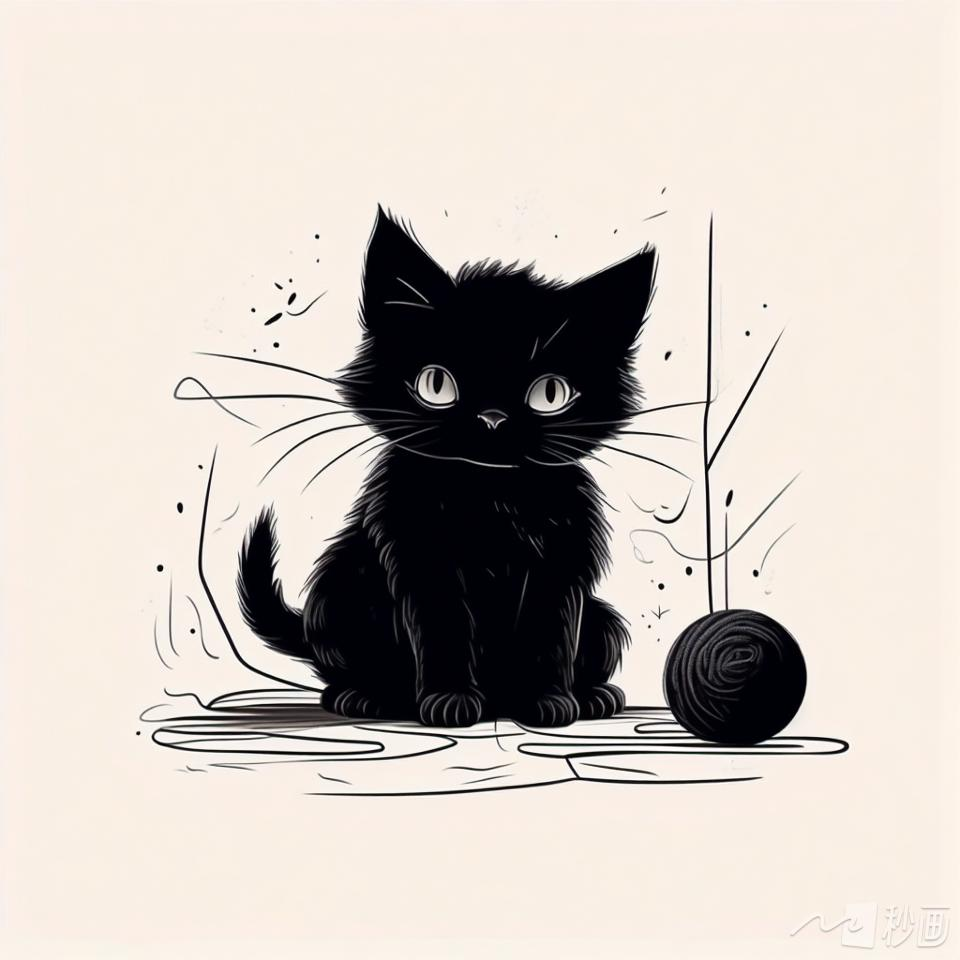
#> input picture helloOpenCV/cv_part3/res/cat.png, 960 x 960 px
$ python '02图像的几何变换.py'
#> lines starting #> are read from the running program, lines starting #| are printed output that depends on the picture; after the words box and inside, x2 and y2 are one past the last pixel; in counts of white or black regions, pixels touching at a corner belong together
import cv2 as cv
import numpy as np
from matplotlib import pyplot as plt


# 变换
# OpenCV 提供了两个变换函数， cv.warpAffine 和 cv.getPerspectiveTransform ，用这两个函数就可以完成所有类型的变换。
# cv.warpAffine 输入为 2x3 的变换矩阵， cv.getPerspectiveTransform 输入为 2x3 的变换矩阵。

# 缩放
# 缩放是调整图片的大小。 OpenCV 使用 cv.resize() 函数进行调整。可以手动指定图像的大小，也可以指定比例因子。
# 可以使用不同的插值方法。对于下采样(图像上缩小)，最合适的插值方法是 cv.INTER_AREA 对于上采样(放大),最好的方法是 cv.INTER_CUBIC （速度较慢）和 cv.INTER_LINEAR (速度较快)。
# 默认情况下，所使用的插值方法都是 cv.INTER_AREA 。你可以使用如下方法调整输入图片大小：
def scaling():
    img = cv.imread('./res/cat.png')
#> img is the input picture: shape (960, 960, 3); mean B, G, R 191.5, 198.6, 206.5
    # res = cv.resize(img,None,fx=2, fy=2, interpolation = cv.INTER_CUBIC)
    res = cv.resize(img, None, fx=0.3, fy=0.3, interpolation=cv.INTER_CUBIC)
    cv.imshow(res.shape.__str__(), res)
    cv.waitKey(0)
    # OR
    height, width = img.shape[:2]
#> height = 960; width = 960
    # res = cv.resize(img,(2*width, 2*height), interpolation = cv.INTER_CUBIC)
    size = (int(width * 0.5), int(height * 0.5))
#> size = (480, 480)
    res = cv.resize(img, size, interpolation=cv.INTER_AREA)
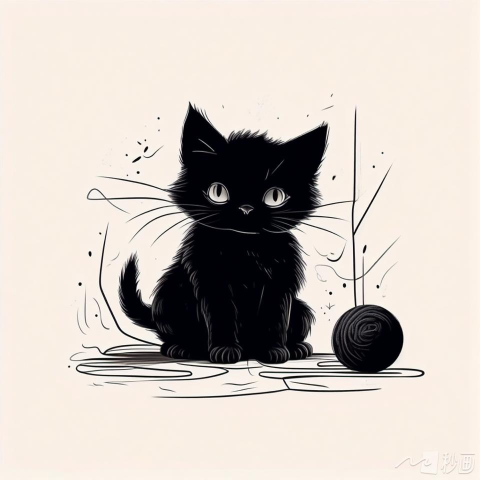
#> res: shape (480, 480, 3); mean B, G, R 191.6, 198.6, 206.5
    cv.imshow(res.shape.__str__(), res)
    cv.waitKey(0)


# 平移变换
# cv.warpAffine 函数的第三个参数是输出图像的大小，其形式应为（宽度、高度）。记住宽度=列数，高度=行数。
def translation():
    # 缩放
    img = cv.imread('./res/cat.png', 0)
#> img: shape (960, 960); min 0, max 255, mean 199.4
    rows, cols = img.shape
#> rows = 960; cols = 960
    M = np.float32([[1, 0, 100], [0, 1, 50]])
    dst = cv.warpAffine(img, M, (cols, rows))
    cv.imshow('img', dst)
    cv.waitKey(0)
    cv.destroyAllWindows()


# 旋转
def rotation():
    img = cv.imread('./res/cat.png', cv.IMREAD_GRAYSCALE)
    rows, cols = img.shape
#> rows = 960; cols = 960
    # cols-1 and rows-1 are the coordinate limits.
    M = cv.getRotationMatrix2D(((cols - 1) / 2.0, (rows - 1) / 2.0), 90, 1)
    dst = cv.warpAffine(img, M, (cols, rows))
    cv.imshow('img', dst)
    cv.waitKey(0)
    cv.destroyAllWindows()


# 仿射变换
# 在仿射变换中，原始图像中的所有平行线在输出图像中仍然是平行的。
# 为了找到变换矩阵，我们需要从输入图像中取三个点及其在输出图像中的对应位置。
# 然后 cv.getPerspectiveTransform 将创建一个 2x3 矩阵，该矩阵将传递给 cv.warpAffine。
def affine():
    img = cv.imread('./res/drawing.png')
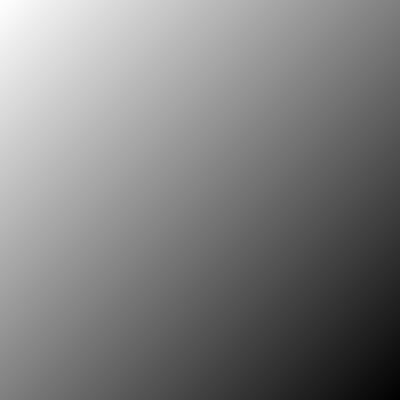
#> input picture helloOpenCV/cv_part3/res/drawing.png, 400 x 400 px
#> img is the input picture: shape (400, 400, 3); min 0, max 254, mean 127.4
    rows, cols, ch = img.shape
#> rows = 400; cols = 400; ch = 3
    pts1 = np.float32([[50, 50], [200, 50], [50, 200]])
    for pt in pts1:
        cv.circle(img, (int(pt[0]), int(pt[1])), 5, (0, 0, 255), -1)
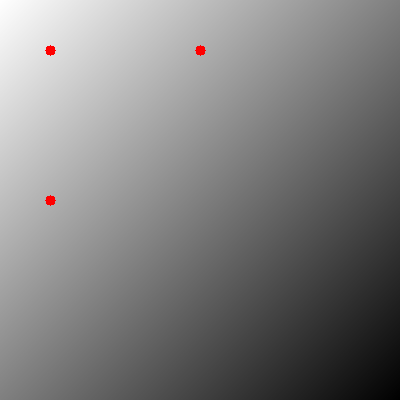
#> img: shape (400, 400, 3); 0.15% of pixels changed, all inside (x1, y1, x2, y2) = (45, 45, 206, 206)
    pts2 = np.float32([[10, 100], [200, 50], [100, 250]])
    M = cv.getAffineTransform(pts1, pts2)
#> M = [[1.27, 0.6, -83.33], [-0.333, 1, 66.67]]
    dst = cv.warpAffine(img, M, (cols * 2, rows * 2))
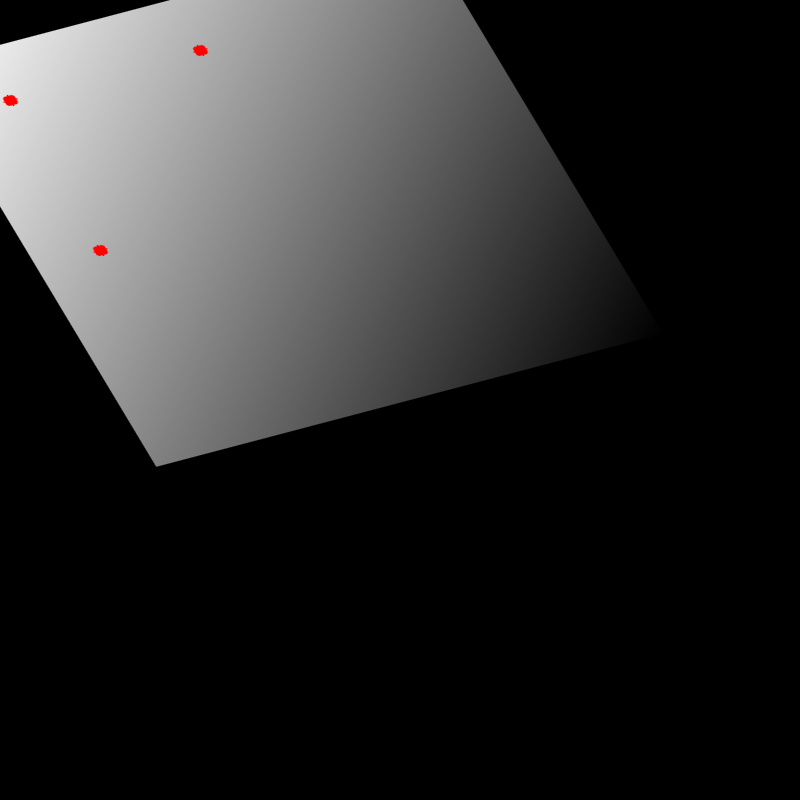
#> dst: shape (800, 800, 3); mean B, G, R 42, 42, 42.1
    plt.subplot(121), plt.imshow(img), plt.title('Input')
    plt.subplot(122), plt.imshow(dst), plt.title('Output')
    plt.show()
#> figure, not shown here; B, G, R data is drawn as R, G, B


# 透视变换
# 对透视转换，你需要一个 3x3 变换矩阵。即使在转换之后，直线也将保持直线。
# 要找到这个变换矩阵，需要输入图像上的 4 个点和输出图像上的相应点。在这四点中，任意三点不应该共线。
# 然后通过 cv.getPerspectiveTransform 找到变换矩阵。然后对这个 3x3 变换矩阵使用 cv.warpPerspective。
def transform():
    img = cv.imread('./res/drawing1.png')
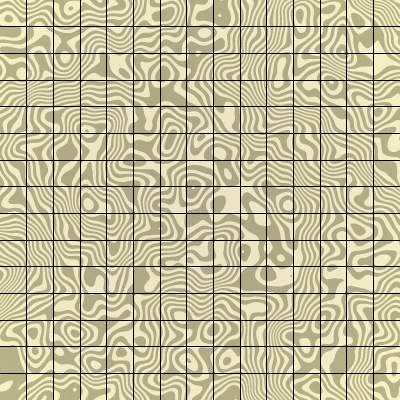
#> input picture helloOpenCV/cv_part3/res/drawing1.png, 400 x 400 px
#> img is the input picture: shape (400, 400, 3); mean B, G, R 151.2, 187.5, 190.1
    rows, cols, ch = img.shape
#> rows = 400; cols = 400; ch = 3
    pts1 = np.float32([[56, 65], [368, 52], [28, 387], [389, 390]])
    # 使用cv2.circle()函数在图像上绘制点
    for pt in pts1:
        cv.circle(img, (int(pt[0]), int(pt[1])), 5, (0, 0, 255), -1)
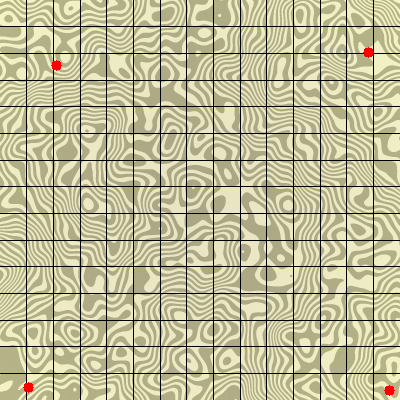
#> img: shape (400, 400, 3); 0.2% of pixels changed, all inside (x1, y1, x2, y2) = (23, 47, 395, 396)
    pts2 = np.float32([[0, 0], [300, 0], [0, 300], [300, 300]])
    M = cv.getPerspectiveTransform(pts1, pts2)
#> M = [[1.06, 0.0918, -65.1], [0.0469, 1.13, -75.79], [0.000183, 0.000513, 1]]
    dst = cv.warpPerspective(img, M, (300, 300))
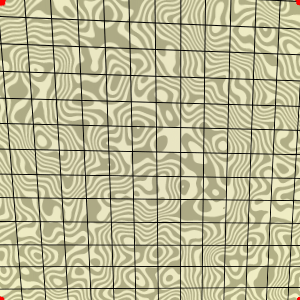
#> dst: shape (300, 300, 3); mean B, G, R 150.4, 185.4, 188.5
    plt.subplot(121), plt.imshow(img), plt.title('Input')
    plt.subplot(122), plt.imshow(dst), plt.title('Output')
    plt.show()
#> figure, not shown here; B, G, R data is drawn as R, G, B


# 缩放
scaling()
# 平移变换
translation()
# 旋转
rotation()
# 仿射变换
affine()
# 透视变换
transform()
